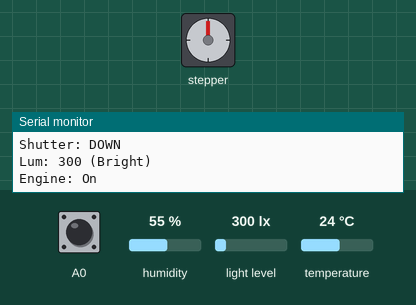
Recording of a sketch running on a simulated Arduino Uno, built with avr-gcc and run on an emulated ATmega328P. Shown: stepper motor, the last lines printed to the serial monitor. Inputs (shaded band) come from the test bench; at power-on: A0 HIGH, light level 300 lx, humidity 55 %, temperature 24 °C. The local clock reads 2024-03-15 10:24:30 at power-on unless the sketch sets it; stepper angles assume 200 steps per turn.

Above: at 2.2 s.
2.3 s: A0 pulled LOW for 3.2 s
At 2.52 s:
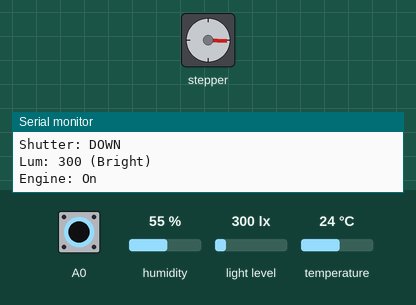
7.0 s: A0 pulled LOW for 3.2 s
At 7.24 s:
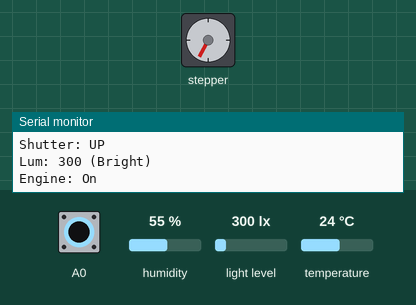
13.5 s: light level set to 40 lx
At 14.35 s:
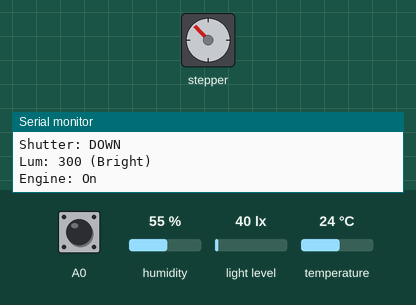
17.1 s: light level set to 120 lx
20.1 s: A0 pulsed LOW 2 times (0.12 s each, 0.3 s apart)
At 20.56 s:
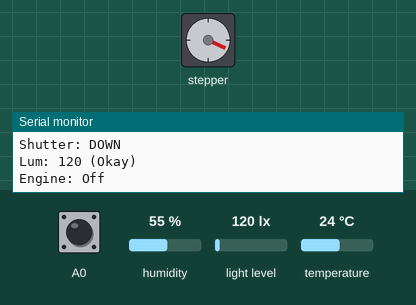
26.8 s: A0 pulled LOW for 3.2 s
Timing chart, 0 to 38.8 s (numbered marks = the images above; inputs shaded):
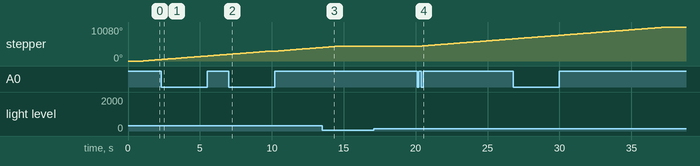

The sketch:

Arduino_SPI.ino
```cpp
#include <SPI.h>
// #include <SimpleDHT.h>
#include "DHT.h"
#include "RTClib.h"
#include <Stepper.h>
#include <LiquidCrystal_I2C.h>
#include <Wire.h>
#include <Adafruit_Sensor.h>
#include <Adafruit_TSL2561_U.h>

#define DHTPIN A3  // Digital pin connected to the DHT sensor
#define DHTTYPE DHT11  // DHT 11

#if defined(ARDUINO) && ARDUINO >= 100
#define printByte(args) write(args);
#else
#define printByte(args) print(args, BYTE);
#endif

#define CONSTRUCT_FLAG_BYTE(manual, day, shutter, engine) \
( ((manual) ? 0x01 : 0x00) | \
  ((day) ? 0x02 : 0x00) | \
  ((shutter) ? 0x04 : 0x00) | \
  ((engine) > 0 ? 0x08 : 0x00) )

const unsigned long LOOP_INTERVAL = 1000;
unsigned long lastLoopTime = 0;

const uint8_t STEPS_PER_REVOLUTION = 200;
const uint8_t TO_AUTOMATIC_TIMER_S = 60;
const uint8_t NORMAL_BRIGHTNESS_THRESHOLD = 100;
const uint8_t TOO_BRIGHT_THRESHOLD = 1000;

DateTime now;
const DateTime DEFAULT_DATE = DateTime(2000, 1, 1, 0, 0, 0);
const byte DEFAULT_HUMIDITY = 0;
const byte DEFAULT_TEMPERATURE = 20;

Adafruit_TSL2561_Unified tsl = Adafruit_TSL2561_Unified(TSL2561_ADDR_FLOAT, 12345);

DHT dht(DHTPIN, DHTTYPE);
RTC_DS3231 rtc;
Stepper myStepper(STEPS_PER_REVOLUTION, 8, 6, 5, 4);

uint32_t lastButtonChangeTimestamp = 0;

int brightness = 1;    // <= 0 - too bright, 1 - okay, >= 2 - too dark
uint8_t buttonOldState, buttonState;

bool missingDHT = false;
bool missingRTC = false;
bool missingTSL = false;

SPISettings spi_settings(100000, MSBFIRST, SPI_MODE0);

int pinDHT11 = A3;

// The first four can be stored and sent in a single byte
volatile bool isManual = false;
volatile bool isDay = false;
volatile bool isShutterUp = true;

volatile bool scheduleShutterMovement = false;
volatile bool shutterNewState = false;

volatile int engineState = -1;  // <= 0 - off; >=1 - on

/*
  Bits:
    0 - isModeManual
    1 - isItDay
    2 - isShutterUp
    3 - engineState (0 if <= 0, 1 if >= 1)
*/
volatile byte flags = 0b00000000;

// Luminosity needs a more sophisticated way to send over
volatile uint16_t luminosity = 0;
volatile bool highDataByte = false;

volatile byte temperature = 0;
volatile byte humidity = 0;

volatile byte lastCommandByte = 0;
volatile byte lastSentData = 0;

// When true, subsequent requests will read and send data, or perform actions.
// Otherwise they verify the correctness of the data from a previous command.
volatile bool commandMode = true;

// After setting the command mode, the next byte will be processed accordingly.
// This is to avoid clash with certain special characters.
// Its lifetime is one request.
volatile bool commandModeSet = false;

bool checkSensors() {
  float test = dht.readTemperature();
  if (isnan(test)) {
    missingDHT = true;
    Serial.println(F("Missing DHT sensor"));
  } else {
    missingDHT = false;
  }

  bool allGood = !(missingDHT || missingTSL);
  return allGood;
}

void assessBrightness() {
  if (!missingTSL) {
    sensors_event_t event;
    tsl.getEvent(&event);

    if (event.light) {
      luminosity = (uint32_t)event.light;
      if (event.light) {
        if (event.light < NORMAL_BRIGHTNESS_THRESHOLD) {
          brightness = 2;
        } else if (event.light < TOO_BRIGHT_THRESHOLD) {
          brightness = 1;
        } else {
          brightness = 0;
        }
      }
    }
  }
}

void forceShutters(bool state) {
  changeShutters(state);
  isManual = true;
}

void assessButtonState(uint32_t unixtime) {
  buttonState = digitalRead(A0);

  if (!engineState && buttonState != buttonOldState) {
    buttonOldState = buttonState;
    lastButtonChangeTimestamp = unixtime;

    forceShutters(!isShutterUp);
  }
}

void checkDayTime(uint8_t hour) {
  if (hour >= 8 && hour <= 20) {
    isDay = true;
  } else {
    isDay = false;
  }
}

void canSwitchMode(uint32_t unixtime) {
  int timeDiff = abs(unixtime - lastButtonChangeTimestamp);

  if (timeDiff >= TO_AUTOMATIC_TIMER_S) {
    isManual = false;
  }
}

void changeShutters(bool state) {
  isShutterUp = state;
  engineState = 1;
}

void checkEngineState() {
  const int maxState = 5;
  if (engineState > 0 && engineState < maxState) {
    engineState++;
    myStepper.step(STEPS_PER_REVOLUTION);
  }
  if (engineState == maxState) {
    engineState = 0;
  }
}

void checkShutterSchedule(uint32_t unixtime) {
  if (scheduleShutterMovement) {
    scheduleShutterMovement = false;
    lastButtonChangeTimestamp = unixtime;
    forceShutters(shutterNewState);
  }
}

void automaticModeLogic(uint32_t unixtime) {
  if (!isManual) {
    if (isDay) {
      if (brightness <= 0 && isShutterUp) {
        changeShutters(false);
      }
      if (brightness >= 2 && !isShutterUp) {
        changeShutters(true);
      }
    } else {
      if (isShutterUp) {
        changeShutters(false);
      }
    }
  } else {
    canSwitchMode(unixtime);
  }
}

void configureTSL() {
  if (tsl.begin()) {
    tsl.enableAutoRange(true);
    tsl.setIntegrationTime(TSL2561_INTEGRATIONTIME_13MS);
  } else {
    missingTSL = true;
    Serial.println(F("Failed to start TSL."));
  }
}

void configureDHT() {
  dht.begin();
  delay(1000);

  float test = dht.readTemperature();
  if (isnan(test)) {
    missingDHT = true;
    Serial.println(F("Failed to start DHT."));
  }
}

void configureRTC() {
  Wire.beginTransmission(0x68);
  uint8_t error = Wire.endTransmission();

  if (error == 0) {
    if (rtc.begin()) {
      rtc.adjust(DateTime(F(__DATE__), F(__TIME__)));
    }
  } else {
    missingRTC = true;
    Serial.println(F("Failed to start RTC."));
  }
}

void setup(void) {
  //soros port megnyitasa
  Serial.begin(9600);
  Serial.println("Arduino started.");

  //SPI port megnyitasa
  SPCR |= bit(SPE);  //bekapcsolja az SPIt , slave modban
                     //nincs se a MSTR bekapcsolva se az idozites
  //SPI.begin(); //ezt a master teheti csak
  pinMode(MISO, OUTPUT);  //MISOn valaszol az output kell legyen
  SPI.attachInterrupt();  //ha jon az SPIn valami beugrik a fuggvenybe
                          //ISR(SPI_STC_vect) ebbe a fuggvenybe ugrik be

  Serial.println("Slave data initialized.");

  //DHT11 adatai
  temperature = 1;
  humidity = 1;

  pinMode(A0, INPUT_PULLUP);
  buttonOldState = digitalRead(A0);
  buttonState = buttonOldState;

  Wire.begin();

  configureDHT();
  Serial.println("DHT initialized.");
  configureRTC();
  Serial.println("RTC initialized.");
  configureTSL();
  Serial.println("TSL initialized.");
  myStepper.setSpeed(60);

  Serial.println("Setup ready.");
  Serial.println();
}

void printWithZero(uint8_t number) {
  if (number < 10) Serial.print("0");
  Serial.print(number);
}

void printDateTime(uint16_t year, uint8_t month, uint8_t day, uint8_t hour, uint8_t minute) {
  Serial.print(year);
  Serial.print("/");
  printWithZero(month);
  Serial.print("/");
  printWithZero(day);
  Serial.print(" - ");
  printWithZero(hour);
  Serial.print(":");
  printWithZero(minute);
  Serial.println();
}

void printBrightness() {
  if (missingTSL) {
    Serial.println(F("No TSL"));
  } else {
    Serial.print(F("Lum: "));
    Serial.print(luminosity);
    Serial.print(F(" ("));

    if (brightness <= 0) {
      Serial.print(F("Bright"));
    } else if (brightness == 1) {
      Serial.print(F("Okay"));
    } else {
      Serial.print(F("Dark"));
    }

    Serial.println(F(")"));
  }
}

void printMode() {
  Serial.print(F("Mode: "));

  if (isManual) {
    Serial.println(F("Manual"));
  } else {
    Serial.println(F("Automatic"));
  }
}

void printShutterState() {
  Serial.print(F("Shutter: "));
  if (isShutterUp) {
    Serial.println(F("UP"));
  } else {
    Serial.println(F("DOWN"));
  }
}

void printEngineState() {
  Serial.print(F("Engine: "));

  if (engineState > 0) {
    Serial.println(F("On"));
  } else {
    Serial.println(F("Off"));
  }
}

void printHumidityAndTemperature(float humidity, float temperature) {
  if (!missingDHT) {
    Serial.print(F("Humidity: "));
    Serial.print(humidity);
    Serial.println(F("% "));
    Serial.print(F("Temperature: "));
    Serial.print(temperature);
    Serial.println(F("C "));
  } else {
    Serial.println(F("DHT sensor missing"));
  }
}

void printSensorProblems() {
  Serial.print(F("ERROR"));
  int row = 1;

  if (missingDHT) {
    Serial.print(F("Missing DHT sensor"));
    row++;
  }

  if (missingTSL) {
    Serial.print(F("Missing TSL sensor"));
    row++;
  }
}

void timegatedLoopLogic() {
  checkSensors();

  printDateTime(now.year(), now.month(), now.day(), now.hour(), now.minute());
  printHumidityAndTemperature(humidity, temperature);
  printMode();
  printShutterState();
  printBrightness();
  printEngineState();

  Serial.println();
}

void unrestrictedLoopLogic() {
  now = !missingRTC ? rtc.now() : DEFAULT_DATE;
  humidity = !missingDHT ? dht.readHumidity() : DEFAULT_HUMIDITY;
  temperature = !missingDHT ? dht.readTemperature() : DEFAULT_TEMPERATURE;
  assessBrightness();

  checkDayTime(now.hour());
  automaticModeLogic(now.unixtime());
  assessButtonState(now.unixtime());
  checkEngineState();

  flags = CONSTRUCT_FLAG_BYTE(isManual, isDay, isShutterUp, engineState);
}

void loop() {
  unsigned long timeMillis = millis();
  unrestrictedLoopLogic();

  if (timeMillis - lastLoopTime >= LOOP_INTERVAL) {
    lastLoopTime = timeMillis;
    timegatedLoopLogic();
  }
}

// SPI interrupt routine
ISR(SPI_STC_vect) {
  byte c = SPDR;

  if (!commandModeSet) {
    commandMode = (c == '?' ? false : true);    // defaults to true
    commandModeSet = true;
    SPDR = 0xFF;
  } else {
    commandModeSet = false;
    if (commandMode) {
      byte sensorData = 0x00;
      switch (c) {
        case 'b': {
          sensorData = flags;
          break;
        }
        case 'f': {
          sensorData = (highDataByte ? highByte(luminosity) : lowByte(luminosity));
          highDataByte = !highDataByte;
          break;
        }
        case 'h': sensorData = temperature; break;
        case 'e': sensorData = humidity; break;
        case 'u': {
          scheduleShutterMovement = true;
          shutterNewState = true;
          break;
        }
        case 'd': {
          scheduleShutterMovement = true;
          shutterNewState = false;
          break;
        }
        default: break;
      }

      SPDR = sensorData;
      lastSentData = sensorData;
      lastCommandByte = c;
    } else {
      if (c != lastSentData) {
        switch (lastCommandByte) {
          case 'f': SPDR = (!highDataByte ? highByte(luminosity) : lowByte(luminosity)); break;
          default: SPDR = lastSentData;
        }
      } else {
        SPDR = c;
      }
    }
  }
}
```

Measured:
- after the input at 20.1 s, stepper: keeps turning clockwise at about 334°/s, starting at once
